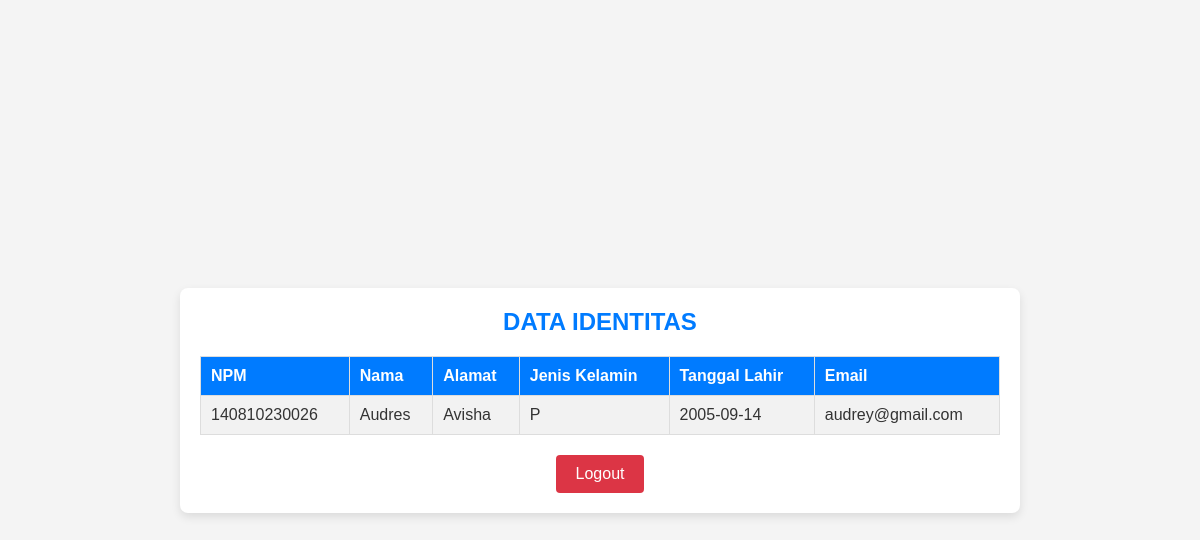
The page /tampil_data.php (signed in) on the database its author committed.
### tables this page shows
CREATE TABLE `identitas` (
  `npm` varchar(12) NOT NULL,
  `nama` varchar(20) DEFAULT NULL,
  `alamat` varchar(100) DEFAULT NULL,
  `jk` char(1) DEFAULT NULL,
  `tgl_lhr` date DEFAULT NULL,
  `email` varchar(40) DEFAULT NULL
);

### tampil_data.php (the view, shortened to what this page needs)
<?php
include('koneksi.php');
$npm = $_SESSION['npm'];
$query = ($_SESSION['level'] == 1)
    ? "SELECT * FROM identitas" : "SELECT * FROM identitas WHERE npm='$npm'";
$result = mysqli_query($conn, $query);
?>
<!DOCTYPE html>
<html lang="en">
<head>
    <link rel="stylesheet" type="text/css" href="tampil_data.css">
</head>
<body>
    <div class="container">
        <h1>DATA IDENTITAS</h1>
        <table>
            <tr>
                <th>NPM</th>
                <th>Nama</th>
                <th>Alamat</th>
                <th>Jenis Kelamin</th>
                <th>Tanggal Lahir</th>
                <th>Email</th>
            </tr>
            <?php while ($row = mysqli_fetch_assoc($result)) { ?>
            <tr>
                <td><?= $row['npm'] ?></td>
                <td><?= $row['nama'] ?></td>
                <td><?= $row['alamat'] ?></td>
                <td><?= $row['jk'] ?></td>
                <td><?= $row['tgl_lhr'] ?></td>
                <td><?= $row['email'] ?></td>
            </tr>
            <?php } ?>
        </table>
        <button><a href="logout.php">Logout</a></button>
    </div>
</body>
</html>

### tampil_data.css (style rules this page uses)
body, h1, table { margin: 0; padding: 0; }
body { font-family: 'Arial', sans-serif; background-color: #f4f4f4; color: #333; display: flex; justify-content: center; align-items: center; min-height: 100vh; }
.container { background-color: white; border-radius: 8px; box-shadow: 0 4px 10px rgba(0, 0, 0, 0.1); padding: 20px; width: 80%; max-width: 800px; text-align: center; }
h1 { margin-bottom: 20px; font-size: 24px; color: #007bff; }
table { width: 100%; border-collapse: collapse; margin-bottom: 20px; }
th, td { padding: 10px; text-align: left; border: 1px solid #ddd; }
th { background-color: #007bff; color: white; font-weight: bold; }
tr:nth-child(even) { background-color: #f2f2f2; }
button { background-color: #dc3545; color: white; border: none; border-radius: 4px; padding: 10px 20px; font-size: 16px; cursor: pointer; transition: background-color 0.3s; }
button a { color: white; text-decoration: none; }

### rows shown on the page
identitas: npm "140810230026", nama "Audres", alamat "Avisha", jk "P", tgl_lhr "2005-09-14", email "audrey@gmail.com"
